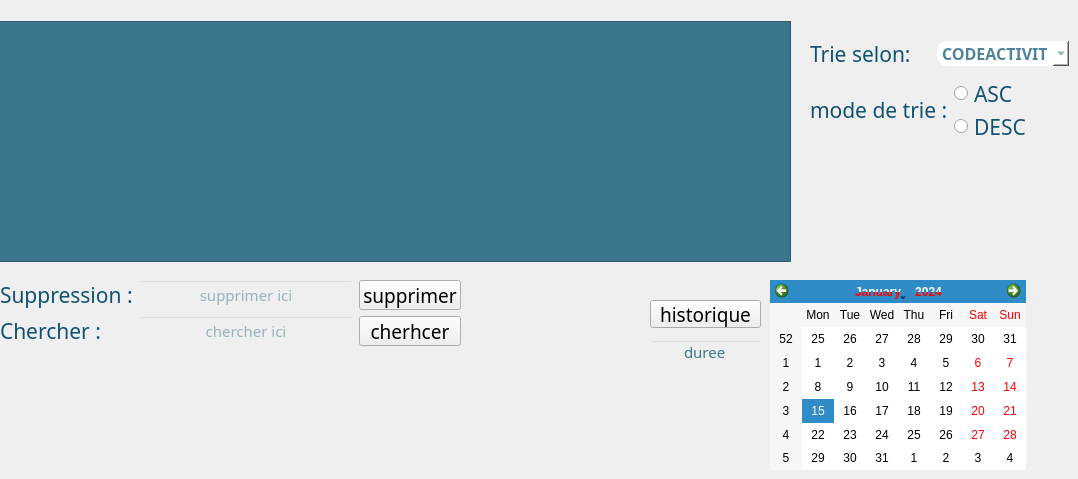
      <widget class="QWidget" name="tab_7">
       <attribute name="title">
        <string>afficher</string>
       </attribute>
       <widget class="QTableView" name="table_activiter">
        <property name="geometry">
         <rect>
          <x>-10</x>
          <y>21</y>
          <width>801</width>
          <height>241</height>
         </rect>
        </property>
        <property name="styleSheet">
         <string notr="true">QTableView {
    background-color: #3c768e;
    color: white;
    selection-background-color: #5995b5;
}
</string>
        </property>
       </widget>
       <widget class="QWidget" name="layoutWidget">
        <property name="geometry">
         <rect>
          <x>0</x>
          <y>280</y>
          <width>461</width>
          <height>66</height>
         </rect>
        </property>
        <layout class="QHBoxLayout" name="horizontalLayout_2">
         <item>
          <layout class="QVBoxLayout" name="verticalLayout_3">
           <item>
            <widget class="QLabel" name="label_11">
             <property name="font">
              <font>
               <family>Arial Rounded MT Bold</family>
               <pointsize>16</pointsize>
               <weight>50</weight>
               <bold>false</bold>
              </font>
             </property>
             <property name="styleSheet">
              <string notr="true">color:#115272;</string>
             </property>
             <property name="text">
              <string>Suppression :</string>
             </property>
            </widget>
           </item>
           <item>
            <widget class="QLabel" name="label_13">
             <property name="font">
              <font>
               <family>Arial Rounded MT Bold</family>
               <pointsize>16</pointsize>
               <weight>50</weight>
               <bold>false</bold>
              </font>
             </property>
             <property name="styleSheet">
              <string notr="true">color:#115272;</string>
             </property>
             <property name="text">
              <string>Chercher :</string>
             </property>
            </widget>
           </item>
          </layout>
         </item>
         <item>
          <layout class="QVBoxLayout" name="verticalLayout_2">
           <item>
            <widget class="QLineEdit" name="id_supp">
             <property name="palette">
              <palette>
               <active>
                <colorrole role="WindowText">
                 <brush brushstyle="SolidPattern">
                  <color alpha="255">
                   <red>60</red>
                   <green>118</green>
                   <blue>142</blue>
                  </color>
                 </brush>
                </colorrole>
                <colorrole role="Button">
                 <brush brushstyle="SolidPattern">
                  <color alpha="0">
                   <red>0</red>
                   <green>0</green>
                   <blue>0</blue>
                  </color>
                 </brush>
                </colorrole>
                <colorrole role="Text">
                 <brush brushstyle="SolidPattern">
                  <color alpha="255">
                   <red>60</red>
                   <green>118</green>
                   <blue>142</blue>
                  </color>
                 </brush>
                </colorrole>
                <colorrole role="ButtonText">
                 <brush brushstyle="SolidPattern">
                  <color alpha="255">
                   <red>60</red>
                   <green>118</green>
                   <blue>142</blue>
                  </color>
                 </brush>
                </colorrole>
                <colorrole role="Base">
                 <brush brushstyle="SolidPattern">
                  <color alpha="0">
                   <red>0</red>
                   <green>0</green>
                   <blue>0</blue>
                  </color>
                 </brush>
                </colorrole>
                <colorrole role="Window">
                 <brush brushstyle="SolidPattern">
                  <color alpha="0">
                   <red>0</red>
                   <green>0</green>
                   <blue>0</blue>
                  </color>
                 </brush>
                </colorrole>
                <colorrole role="PlaceholderText">
                 <brush brushstyle="NoBrush">
                  <color alpha="128">
                   <red>60</red>
                   <green>118</green>
                   <blue>142</blue>
                  </color>
                 </brush>
                </colorrole>
               </active>
               <inactive>
                <colorrole role="WindowText">
                 <brush brushstyle="SolidPattern">
                  <color alpha="255">
                   <red>60</red>
                   <green>118</green>
                   <blue>142</blue>
                  </color>
                 </brush>
                </colorrole>
                <colorrole role="Button">
                 <brush brushstyle="SolidPattern">
                  <color alpha="0">
                   <red>0</red>
                   <green>0</green>
                   <blue>0</blue>
                  </color>
                 </brush>
                </colorrole>
                <colorrole role="Text">
                 <brush brushstyle="SolidPattern">
                  <color alpha="255">
                   <red>60</red>
                   <green>118</green>
                   <blue>142</blue>
                  </color>
                 </brush>
                </colorrole>
                <colorrole role="ButtonText">
                 <brush brushstyle="SolidPattern">
                  <color alpha="255">
                   <red>60</red>
                   <green>118</green>
                   <blue>142</blue>
                  </color>
                 </brush>
                </colorrole>
                <colorrole role="Base">
                 <brush brushstyle="SolidPattern">
                  <color alpha="0">
                   <red>0</red>
                   <green>0</green>
                   <blue>0</blue>
                  </color>
                 </brush>
                </colorrole>
                <colorrole role="Window">
                 <brush brushstyle="SolidPattern">
                  <color alpha="0">
                   <red>0</red>
                   <green>0</green>
                   <blue>0</blue>
                  </color>
                 </brush>
                </colorrole>
                <colorrole role="PlaceholderText">
                 <brush brushstyle="NoBrush">
                  <color alpha="128">
                   <red>60</red>
                   <green>118</green>
                   <blue>142</blue>
                  </color>
                 </brush>
                </colorrole>
               </inactive>
               <disabled>
                <colorrole role="WindowText">
                 <brush brushstyle="SolidPattern">
                  <color alpha="255">
                   <red>60</red>
                   <green>118</green>
                   <blue>142</blue>
                  </color>
                 </brush>
                </colorrole>
                <colorrole role="Button">
                 <brush brushstyle="SolidPattern">
                  <color alpha="0">
                   <red>0</red>
                   <green>0</green>
                   <blue>0</blue>
                  </color>
                 </brush>
                </colorrole>
                <colorrole role="Text">
                 <brush brushstyle="SolidPattern">
                  <color alpha="255">
                   <red>60</red>
                   <green>118</green>
                   <blue>142</blue>
                  </color>
                 </brush>
                </colorrole>
                <colorrole role="ButtonText">
                 <brush brushstyle="SolidPattern">
                  <color alpha="255">
                   <red>60</red>
                   <green>118</green>
                   <blue>142</blue>
                  </color>
                 </brush>
                </colorrole>
                <colorrole role="Base">
                 <brush brushstyle="SolidPattern">
                  <color alpha="0">
                   <red>0</red>
                   <green>0</green>
                   <blue>0</blue>
                  </color>
                 </brush>
                </colorrole>
                <colorrole role="Window">
                 <brush brushstyle="SolidPattern">
                  <color alpha="0">
                   <red>0</red>
                   <green>0</green>
                   <blue>0</blue>
                  </color>
                 </brush>
                </colorrole>
                <colorrole role="PlaceholderText">
                 <brush brushstyle="NoBrush">
                  <color alpha="128">
                   <red>60</red>
                   <green>118</green>
                   <blue>142</blue>
                  </color>
                 </brush>
                </colorrole>
               </disabled>
              </palette>
             </property>
             <property name="font">
              <font>
               <family>Arial Rounded MT Bold</family>
               <pointsize>11</pointsize>
              </font>
             </property>
             <property name="styleSheet">
              <string notr="true">color:#3c768e;
</string>
             </property>
             <property name="alignment">
              <set>Qt::AlignCenter</set>
             </property>
             <property name="placeholderText">
              <string>supprimer ici</string>
             </property>
            </widget>
           </item>
           <item>
            <widget class="QLineEdit" name="rechercher">
             <property name="palette">
              <palette>
               <active>
                <colorrole role="WindowText">
                 <brush brushstyle="SolidPattern">
                  <color alpha="255">
                   <red>60</red>
                   <green>118</green>
                   <blue>142</blue>
                  </color>
                 </brush>
                </colorrole>
                <colorrole role="Button">
                 <brush brushstyle="SolidPattern">
                  <color alpha="0">
                   <red>0</red>
                   <green>0</green>
                   <blue>0</blue>
                  </color>
                 </brush>
                </colorrole>
                <colorrole role="Text">
                 <brush brushstyle="SolidPattern">
                  <color alpha="255">
                   <red>60</red>
                   <green>118</green>
                   <blue>142</blue>
                  </color>
                 </brush>
                </colorrole>
                <colorrole role="ButtonText">
                 <brush brushstyle="SolidPattern">
                  <color alpha="255">
                   <red>60</red>
                   <green>118</green>
                   <blue>142</blue>
                  </color>
                 </brush>
                </colorrole>
                <colorrole role="Base">
                 <brush brushstyle="SolidPattern">
                  <color alpha="0">
                   <red>0</red>
                   <green>0</green>
                   <blue>0</blue>
                  </color>
                 </brush>
                </colorrole>
                <colorrole role="Window">
                 <brush brushstyle="SolidPattern">
                  <color alpha="0">
                   <red>0</red>
                   <green>0</green>
                   <blue>0</blue>
                  </color>
                 </brush>
                </colorrole>
                <colorrole role="PlaceholderText">
                 <brush brushstyle="NoBrush">
                  <color alpha="128">
                   <red>60</red>
                   <green>118</green>
                   <blue>142</blue>
                  </color>
                 </brush>
                </colorrole>
               </active>
               <inactive>
                <colorrole role="WindowText">
                 <brush brushstyle="SolidPattern">
                  <color alpha="255">
                   <red>60</red>
                   <green>118</green>
                   <blue>142</blue>
                  </color>
                 </brush>
                </colorrole>
                <colorrole role="Button">
                 <brush brushstyle="SolidPattern">
                  <color alpha="0">
                   <red>0</red>
                   <green>0</green>
                   <blue>0</blue>
                  </color>
                 </brush>
                </colorrole>
                <colorrole role="Text">
                 <brush brushstyle="SolidPattern">
                  <color alpha="255">
                   <red>60</red>
                   <green>118</green>
                   <blue>142</blue>
                  </color>
                 </brush>
                </colorrole>
                <colorrole role="ButtonText">
                 <brush brushstyle="SolidPattern">
                  <color alpha="255">
                   <red>60</red>
                   <green>118</green>
                   <blue>142</blue>
                  </color>
                 </brush>
                </colorrole>
                <colorrole role="Base">
                 <brush brushstyle="SolidPattern">
                  <color alpha="0">
                   <red>0</red>
                   <green>0</green>
                   <blue>0</blue>
                  </color>
                 </brush>
                </colorrole>
                <colorrole role="Window">
                 <brush brushstyle="SolidPattern">
                  <color alpha="0">
                   <red>0</red>
                   <green>0</green>
                   <blue>0</blue>
                  </color>
                 </brush>
                </colorrole>
                <colorrole role="PlaceholderText">
                 <brush brushstyle="NoBrush">
                  <color alpha="128">
                   <red>60</red>
                   <green>118</green>
                   <blue>142</blue>
                  </color>
                 </brush>
                </colorrole>
               </inactive>
               <disabled>
                <colorrole role="WindowText">
                 <brush brushstyle="SolidPattern">
                  <color alpha="255">
                   <red>60</red>
                   <green>118</green>
                   <blue>142</blue>
                  </color>
                 </brush>
                </colorrole>
                <colorrole role="Button">
                 <brush brushstyle="SolidPattern">
                  <color alpha="0">
                   <red>0</red>
                   <green>0</green>
                   <blue>0</blue>
                  </color>
                 </brush>
                </colorrole>
                <colorrole role="Text">
                 <brush brushstyle="SolidPattern">
                  <color alpha="255">
                   <red>60</red>
                   <green>118</green>
                   <blue>142</blue>
                  </color>
                 </brush>
                </colorrole>
                <colorrole role="ButtonText">
                 <brush brushstyle="SolidPattern">
                  <color alpha="255">
                   <red>60</red>
                   <green>118</green>
                   <blue>142</blue>
                  </color>
                 </brush>
                </colorrole>
                <colorrole role="Base">
                 <brush brushstyle="SolidPattern">
                  <color alpha="0">
                   <red>0</red>
                   <green>0</green>
                   <blue>0</blue>
                  </color>
                 </brush>
                </colorrole>
                <colorrole role="Window">
                 <brush brushstyle="SolidPattern">
                  <color alpha="0">
                   <red>0</red>
                   <green>0</green>
                   <blue>0</blue>
                  </color>
                 </brush>
                </colorrole>
                <colorrole role="PlaceholderText">
                 <brush brushstyle="NoBrush">
                  <color alpha="128">
                   <red>60</red>
                   <green>118</green>
                   <blue>142</blue>
                  </color>
                 </brush>
                </colorrole>
               </disabled>
              </palette>
             </property>
             <property name="font">
              <font>
               <family>Arial Rounded MT Bold</family>
               <pointsize>11</pointsize>
              </font>
             </property>
             <property name="styleSheet">
              <string notr="true">color:#3c768e;
</string>
             </property>
             <property name="inputMask">
              <string/>
             </property>
             <property name="text">
              <string/>
             </property>
             <property name="alignment">
              <set>Qt::AlignCenter</set>
             </property>
             <property name="placeholderText">
              <string>chercher ici</string>
             </property>
            </widget>
           </item>
          </layout>
         </item>
         <item>
          <layout class="QVBoxLayout" name="verticalLayout">
           <item>
            <widget class="QPushButton" name="pb_supprimer">
             <property name="font">
              <font>
               <family>Arial Rounded MT Bold</family>
               <pointsize>14</pointsize>
               <weight>50</weight>
               <bold>false</bold>
              </font>
             </property>
             <property name="text">
              <string>supprimer</string>
             </property>
            </widget>
           </item>
           <item>
            <widget class="QPushButton" name="pb_meilleur">
             <property name="font">
              <font>
               <family>Arial Rounded MT Bold</family>
               <pointsize>14</pointsize>
               <weight>50</weight>
               <bold>false</bold>
              </font>
             </property>
             <property name="text">
              <string>cherhcer</string>
             </property>
            </widget>
           </item>
          </layout>
         </item>
        </layout>
       </widget>
       <widget class="QWidget" name="layoutWidget_2">
        <property name="geometry">
         <rect>
          <x>810</x>
          <y>40</y>
          <width>259</width>
          <height>27</height>
         </rect>
        </property>
        <layout class="QHBoxLayout" name="horizontalLayout_5">
         <item>
          <widget class="QLabel" name="label_12">
           <property name="font">
            <font>
             <family>Arial Rounded MT Bold</family>
             <pointsize>16</pointsize>
             <weight>50</weight>
             <bold>false</bold>
            </font>
           </property>
           <property name="styleSheet">
            <string notr="true">color:#115272</string>
           </property>
           <property name="text">
            <string>Trie selon:</string>
           </property>
          </widget>
         </item>
         <item>
          <widget class="QComboBox" name="comboBox_trie_2">
           <property name="font">
            <font>
             <family>Arial Rounded MT Bold</family>
             <pointsize>12</pointsize>
             <weight>75</weight>
             <italic>false</italic>
             <bold>true</bold>
             <underline>false</underline>
             <strikeout>false</strikeout>
            </font>
           </property>
           <property name="mouseTracking">
            <bool>false</bool>
           </property>
           <property name="accessibleDescription">
            <string/>
           </property>
           <property name="layoutDirection">
            <enum>Qt::LeftToRight</enum>
           </property>
           <property name="styleSheet">
            <string notr="true">color:#528299;
background-color:#fff;
border-radius:10px;</string>
           </property>
           <property name="editable">
            <bool>false</bool>
           </property>
           <property name="currentIndex">
            <number>0</number>
           </property>
           <item>
            <property name="text">
             <string>CODEACTIVITE</string>
            </property>
           </item>
           <item>
            <property name="text">
             <string>NOMACTIVITE</string>
            </property>
           </item>
           <item>
            <property name="text">
             <string>DUREE</string>
            </property>
           </item>
          </widget>
         </item>
        </layout>
       </widget>
       <widget class="QWidget" name="layoutWidget_3">
        <property name="geometry">
         <rect>
          <x>810</x>
          <y>80</y>
          <width>229</width>
          <height>60</height>
         </rect>
        </property>
        <layout class="QHBoxLayout" name="horizontalLayout_7">
         <item>
          <widget class="QLabel" name="label_14">
           <property name="font">
            <font>
             <family>Arial Rounded MT Bold</family>
             <pointsize>16</pointsize>
             <weight>50</weight>
             <bold>false</bold>
            </font>
           </property>
           <property name="styleSheet">
            <string notr="true">color:#115272</string>
           </property>
           <property name="text">
            <string>mode de trie :</string>
           </property>
          </widget>
         </item>
         <item>
          <layout class="QVBoxLayout" name="verticalLayout_5">
           <item>
            <widget class="QRadioButton" name="radioButton_a_2">
             <property name="font">
              <font>
               <family>Arial Rounded MT Bold</family>
               <pointsize>16</pointsize>
               <weight>50</weight>
               <bold>false</bold>
              </font>
             </property>
             <property name="styleSheet">
              <string notr="true">color:#115272</string>
             </property>
             <property name="text">
              <string>ASC</string>
             </property>
            </widget>
           </item>
           <item>
            <widget class="QRadioButton" name="radioButton_d_2">
             <property name="font">
              <font>
               <family>Arial Rounded MT Bold</family>
               <pointsize>16</pointsize>
               <weight>50</weight>
               <bold>false</bold>
              </font>
             </property>
             <property name="styleSheet">
              <string notr="true">color:#115272;</string>
             </property>
             <property name="text">
              <string>DESC</string>
             </property>
            </widget>
           </item>
          </layout>
         </item>
        </layout>
       </widget>
       <widget class="QPushButton" name="historique">
        <property name="geometry">
         <rect>
          <x>650</x>
          <y>300</y>
          <width>111</width>
          <height>28</height>
         </rect>
        </property>
        <property name="font">
         <font>
          <family>Arial Rounded MT Bold</family>
          <pointsize>14</pointsize>
          <weight>50</weight>
          <bold>false</bold>
         </font>
        </property>
        <property name="text">
         <string>historique</string>
        </property>
       </widget>
       <widget class="QLineEdit" name="duree">
        <property name="geometry">
         <rect>
          <x>650</x>
          <y>340</y>
          <width>111</width>
          <height>23</height>
         </rect>
        </property>
        <property name="palette">
         <palette>
          <active>
           <colorrole role="WindowText">
            <brush brushstyle="SolidPattern">
             <color alpha="255">
              <red>60</red>
              <green>118</green>
              <blue>142</blue>
             </color>
            </brush>
           </colorrole>
           <colorrole role="Button">
            <brush brushstyle="SolidPattern">
             <color alpha="0">
              <red>0</red>
              <green>0</green>
              <blue>0</blue>
             </color>
            </brush>
           </colorrole>
           <colorrole role="Text">
            <brush brushstyle="SolidPattern">
             <color alpha="255">
              <red>60</red>
              <green>118</green>
              <blue>142</blue>
             </color>
            </brush>
           </colorrole>
           <colorrole role="ButtonText">
            <brush brushstyle="SolidPattern">
             <color alpha="255">
              <red>60</red>
              <green>118</green>
              <blue>142</blue>
             </color>
            </brush>
           </colorrole>
           <colorrole role="Base">
            <brush brushstyle="SolidPattern">
             <color alpha="0">
              <red>0</red>
              <green>0</green>
              <blue>0</blue>
             </color>
            </brush>
           </colorrole>
           <colorrole role="Window">
            <brush brushstyle="SolidPattern">
             <color alpha="0">
              <red>0</red>
              <green>0</green>
              <blue>0</blue>
             </color>
            </brush>
           </colorrole>
           <colorrole role="PlaceholderText">
            <brush brushstyle="NoBrush">
             <color alpha="128">
              <red>60</red>
              <green>118</green>
              <blue>142</blue>
             </color>
            </brush>
           </colorrole>
          </active>
          <inactive>
           <colorrole role="WindowText">
            <brush brushstyle="SolidPattern">
             <color alpha="255">
              <red>60</red>
              <green>118</green>
              <blue>142</blue>
             </color>
            </brush>
           </colorrole>
           <colorrole role="Button">
            <brush brushstyle="SolidPattern">
             <color alpha="0">
              <red>0</red>
              <green>0</green>
              <blue>0</blue>
             </color>
            </brush>
           </colorrole>
           <colorrole role="Text">
            <brush brushstyle="SolidPattern">
             <color alpha="255">
              <red>60</red>
              <green>118</green>
              <blue>142</blue>
             </color>
            </brush>
           </colorrole>
           <colorrole role="ButtonText">
            <brush brushstyle="SolidPattern">
             <color alpha="255">
              <red>60</red>
              <green>118</green>
              <blue>142</blue>
             </color>
            </brush>
           </colorrole>
           <colorrole role="Base">
            <brush brushstyle="SolidPattern">
             <color alpha="0">
              <red>0</red>
              <green>0</green>
              <blue>0</blue>
             </color>
            </brush>
           </colorrole>
           <colorrole role="Window">
            <brush brushstyle="SolidPattern">
             <color alpha="0">
              <red>0</red>
              <green>0</green>
              <blue>0</blue>
             </color>
            </brush>
           </colorrole>
           <colorrole role="PlaceholderText">
            <brush brushstyle="NoBrush">
             <color alpha="128">
              <red>60</red>
              <green>118</green>
              <blue>142</blue>
             </color>
            </brush>
           </colorrole>
          </inactive>
          <disabled>
           <colorrole role="WindowText">
            <brush brushstyle="SolidPattern">
             <color alpha="255">
              <red>60</red>
              <green>118</green>
              <blue>142</blue>
             </color>
            </brush>
           </colorrole>
           <colorrole role="Button">
            <brush brushstyle="SolidPattern">
             <color alpha="0">
              <red>0</red>
              <green>0</green>
              <blue>0</blue>
             </color>
            </brush>
           </colorrole>
           <colorrole role="Text">
            <brush brushstyle="SolidPattern">
             <color alpha="255">
              <red>60</red>
              <green>118</green>
              <blue>142</blue>
             </color>
            </brush>
           </colorrole>
           <colorrole role="ButtonText">
            <brush brushstyle="SolidPattern">
             <color alpha="255">
              <red>60</red>
              <green>118</green>
              <blue>142</blue>
             </color>
            </brush>
           </colorrole>
           <colorrole role="Base">
            <brush brushstyle="SolidPattern">
             <color alpha="0">
              <red>0</red>
              <green>0</green>
              <blue>0</blue>
             </color>
            </brush>
           </colorrole>
           <colorrole role="Window">
            <brush brushstyle="SolidPattern">
             <color alpha="0">
              <red>0</red>
              <green>0</green>
              <blue>0</blue>
             </color>
            </brush>
           </colorrole>
           <colorrole role="PlaceholderText">
            <brush brushstyle="NoBrush">
             <color alpha="128">
              <red>60</red>
              <green>118</green>
              <blue>142</blue>
             </color>
            </brush>
           </colorrole>
          </disabled>
         </palette>
        </property>
        <property name="font">
         <font>
          <family>Arial Rounded MT Bold</family>
          <pointsize>11</pointsize>
         </font>
        </property>
        <property name="styleSheet">
         <string notr="true">color:#3c768e;
</string>
        </property>
        <property name="inputMask">
         <string/>
        </property>
        <property name="text">
         <string>duree</string>
        </property>
        <property name="alignment">
         <set>Qt::AlignCenter</set>
        </property>
        <property name="placeholderText">
         <string>chercher ici</string>
        </property>
       </widget>
       <widget class="QCalendarWidget" name="calendarWidget_2">
        <property name="geometry">
         <rect>
          <x>770</x>
          <y>280</y>
          <width>256</width>
          <height>190</height>
         </rect>
        </property>
        <property name="styleSheet">
         <string notr="true">color: qlineargradient(spread:pad, x1:0, y1:0, x2:0, y2:1, stop:0 rgba(255, 255, 255, 255), stop:0.495 rgba(255, 255, 255, 255), stop:0.505 rgba(255, 0, 0, 255), stop:1 rgba(255, 0, 0, 255));</string>
        </property>
       </widget>
      </widget>
